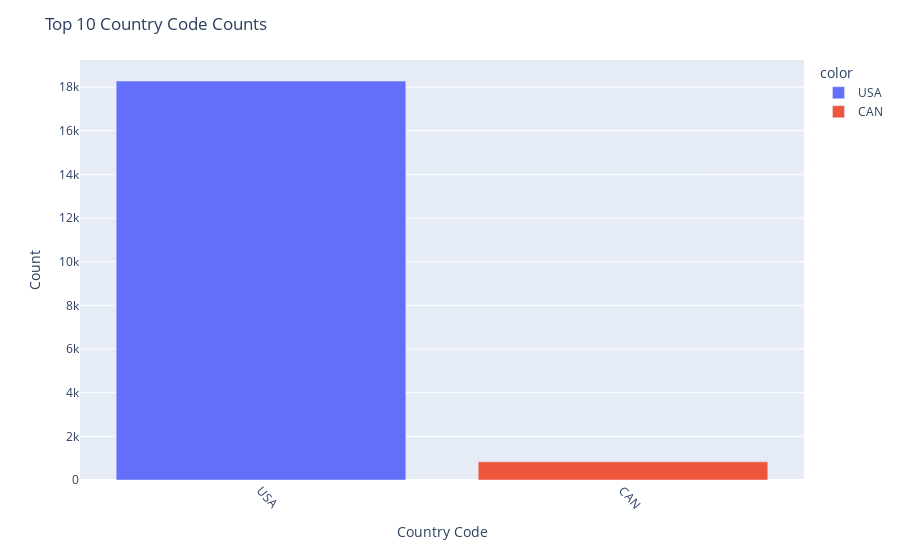

Here is the notebook cell this chart was saved with:
### Markdown cell above
### What are the Top 10 Country Code Counts?

### Code cell
# Get the value counts for the "country_code" column
country_counts = data["country_code"].value_counts()[:10]

# Create a bar plot using Plotly with different colors
fig = px.bar(x=country_counts.index, y=country_counts.values, color=country_counts.index)

# Set the plot title and axis labels
fig.update_layout(title="Top 10 Country Code Counts", xaxis_title="Country Code", yaxis_title="Count")

# Rotate x-axis labels for better readability
fig.update_xaxes(tickangle=50)

# Display the plot
fig.show()

### Figure 1 — Plotly figure (JSON) as saved in the notebook; plotly's stock layout.template omitted (floating-point values rounded to 4 significant figures)
{"data": [{"alignmentgroup": "True", "hovertemplate": "color=USA<br>x=%{x}<br>y=%{y}<extra></extra>", "legendgroup": "USA", "marker": {"color": "#636efa", "pattern": {"shape": ""}}, "name": "USA", "offsetgroup": "USA", "orientation": "v", "showlegend": true, "textposition": "auto", "type": "bar", "x": ["USA"], "xaxis": "x", "y": [18279], "yaxis": "y"}, {"alignmentgroup": "True", "hovertemplate": "color=CAN<br>x=%{x}<br>y=%{y}<extra></extra>", "legendgroup": "CAN", "marker": {"color": "#EF553B", "pattern": {"shape": ""}}, "name": "CAN", "offsetgroup": "CAN", "orientation": "v", "showlegend": true, "textposition": "auto", "type": "bar", "x": ["CAN"], "xaxis": "x", "y": [832], "yaxis": "y"}], "layout": {"barmode": "relative", "legend": {"title": {"text": "color"}, "tracegroupgap": 0}, "margin": {"t": 60}, "title": {"text": "Top 10 Country Code Counts"}, "xaxis": {"anchor": "y", "domain": [0, 1], "tickangle": 50, "title": {"text": "Country Code"}}, "yaxis": {"anchor": "x", "domain": [0, 1], "title": {"text": "Count"}}}}
